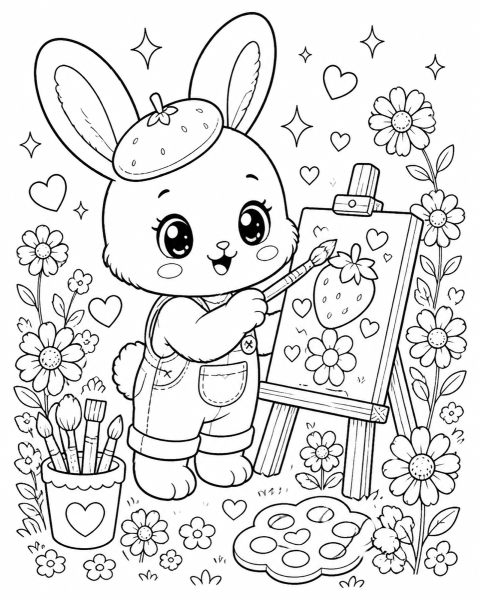
#> input picture assets/coloring-pages/animal-bunny-artist.png, 960 x 1200 px (shown at 1/2 size); its folder holds only this picture in this run
$ python optimize-images.py
#> lines starting #> are read from the running program, lines starting #| are printed output that depends on the picture
"""Generate web assets without modifying source PNGs. Requires Pillow 12.x."""
from pathlib import Path
import hashlib
import json
from PIL import Image

ROOT = Path(__file__).resolve().parent.parent
sources = sorted((ROOT / "assets/coloring-pages").glob("*.png"))
sources += sorted((ROOT / "assets/mythical").glob("background-*.png"))
sources += [ROOT / "assets/forest/enchanted-background-landscape.png"]
manifest = []
for source in sources:
    thumbnail = source.parent.name == "coloring-pages"
    destination = ROOT / "assets/optimized" / ("thumbnails" if thumbnail else "backgrounds") / (source.stem + ".webp")
    destination.parent.mkdir(parents=True, exist_ok=True)
    with Image.open(source) as original:
#> original is the input picture: PIL image 960x1200 RGB; mean R, G, B 227.5, 227.5, 227.6
        output = original.convert("RGB")
        if thumbnail:
            output.thumbnail((240, 320), Image.Resampling.LANCZOS)
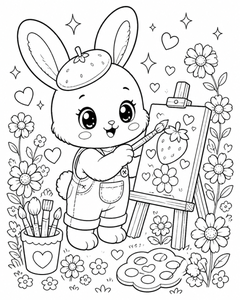
#> output: PIL image 240x300 RGB; mean R, G, B 226.2, 226.2, 226.3
        output.save(destination, "WEBP", quality=90, method=6)
        manifest.append({"source": str(source.relative_to(ROOT)), "output": str(destination.relative_to(ROOT)),
                         "sourceBytes": source.stat().st_size, "outputBytes": destination.stat().st_size,
                         "width": output.width, "height": output.height,
                         "sha256": hashlib.sha256(destination.read_bytes()).hexdigest()})
(ROOT / "assets/optimized/manifest.json").write_text(json.dumps(manifest, indent=2) + "\n")
print(f"Generated {len(manifest)} images: {sum(x['sourceBytes'] for x in manifest):,} source bytes → {sum(x['outputBytes'] for x in manifest):,} output bytes")
#| Generated 2 images: 4,612,104 source bytes → 601,124 output bytes
